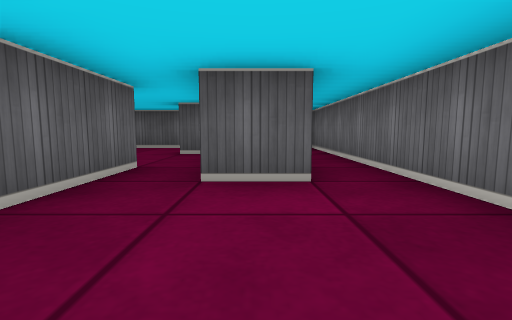
View 1 (above)

23 first-person views from a walk through a cub3D maze. The camera is about half as high as the walls, tilts 6° down and sees 85° across. The floor is counted in squares. Each view is taken from the middle of a square. On the plan, view 1 faces up. The plan holds only what a view shows up to about 9 squares ahead; the rest is blank.

View 2
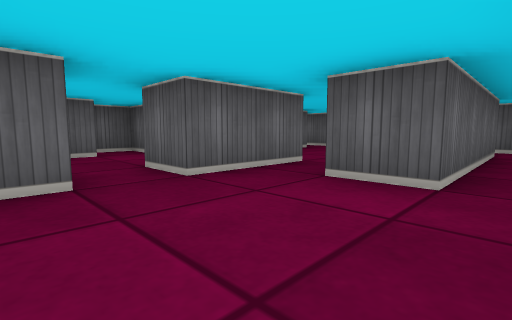

View 3
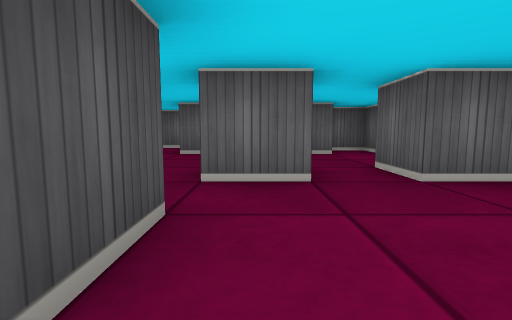

View 4
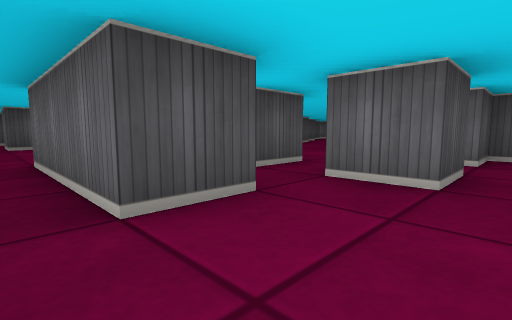

View 5
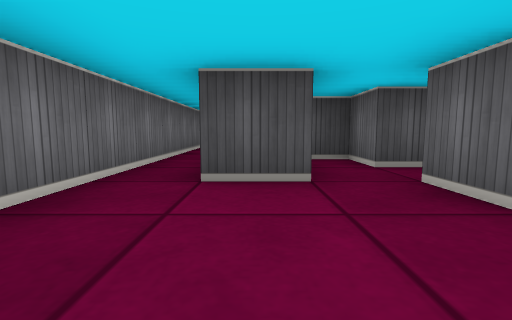

View 6
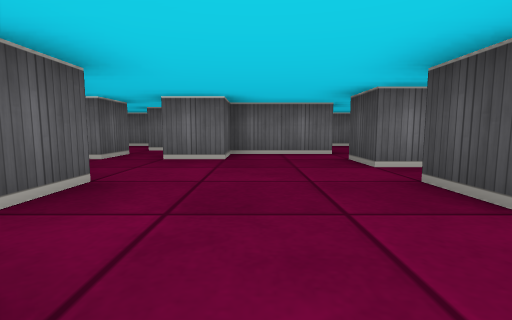

View 7
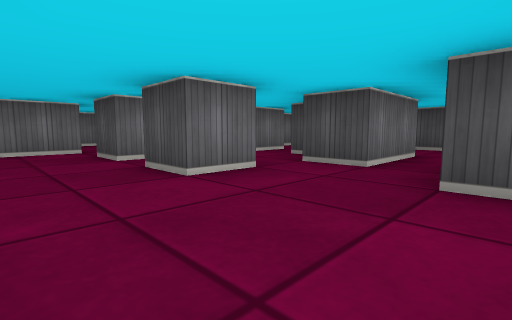

View 8
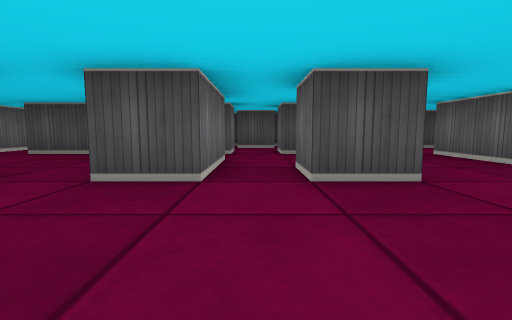

View 9
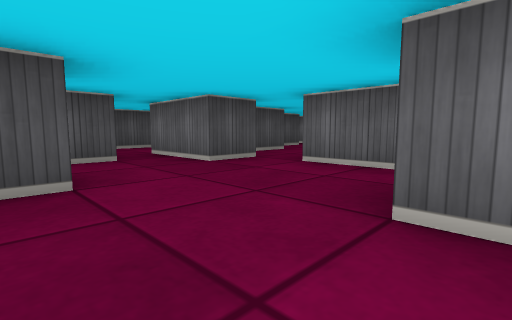

View 10
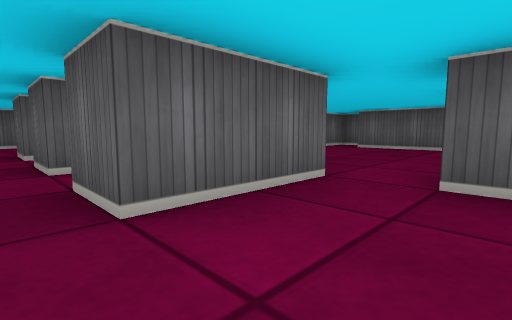

View 11
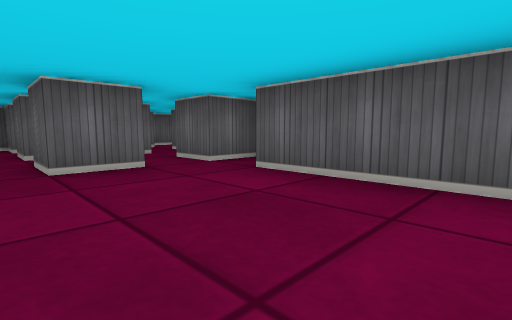

View 12
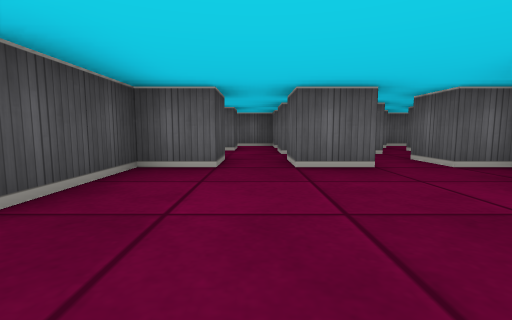

View 13
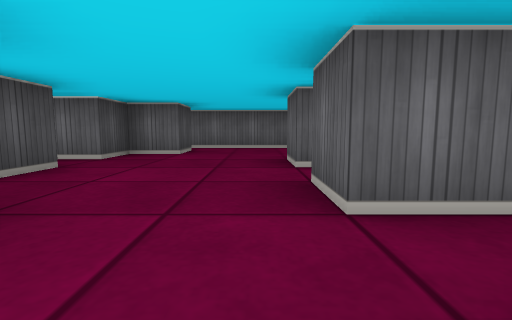

View 14
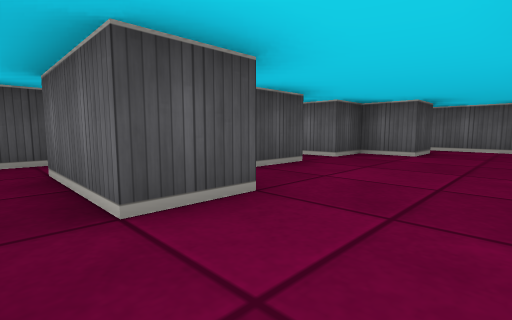

View 15
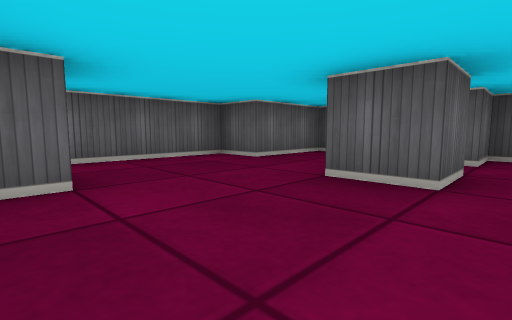

View 16
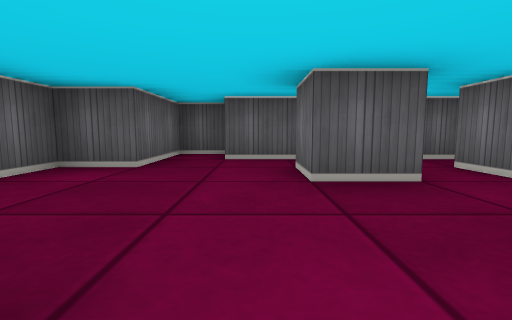

View 17
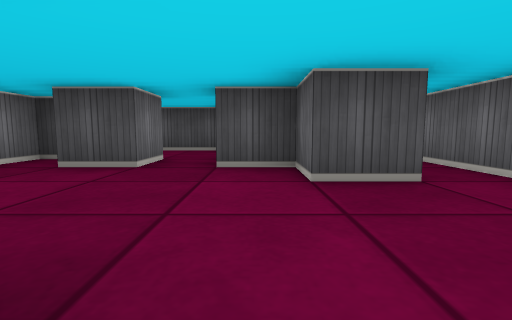

View 18
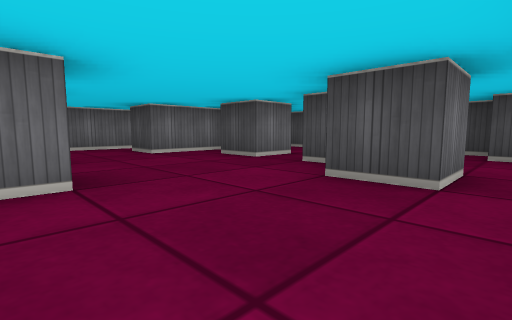

View 19
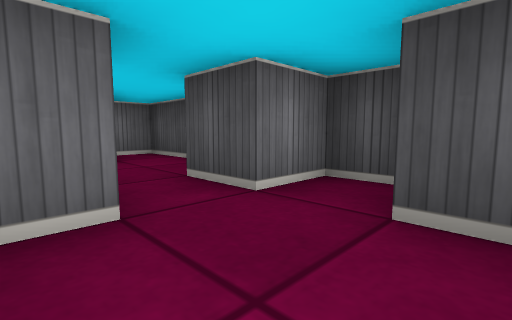

View 20
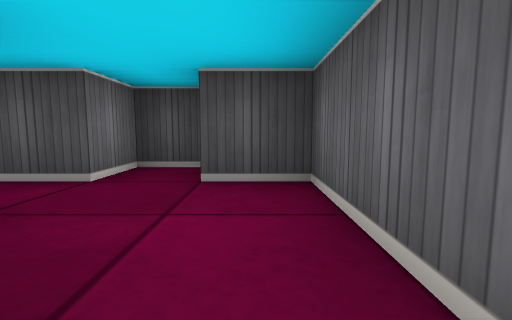

View 21
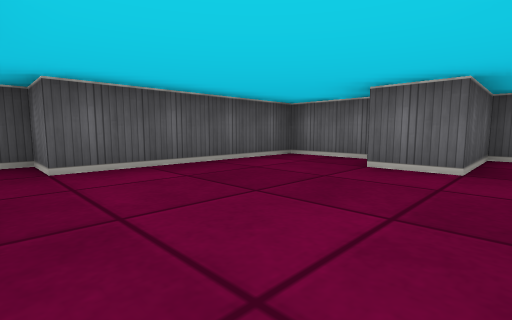

View 22
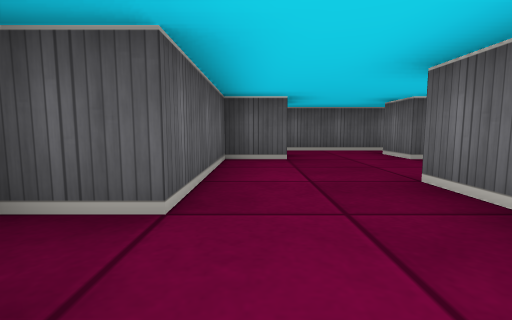

View 23
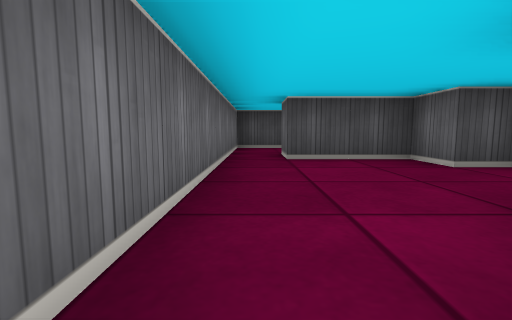

### Floor plan
Key: @ floor where view 1 was taken; # wall or solid block; . floor.
Columns run from 17 left of view 1 to 2 right of it. Each row starts with its distance up from view 1.
  8              #######
  7              ......#
  6             ##..##.#
  5 #           #....#.#
  4 #..#####    #....#.#
  3 ##..##.######..#.#.#
  2    #...... #...#...#
  1 ##.#.#.....##......#
  0 #.........####.#.@.#
 -1 #.#..#......#....#.#
 -2 ########..#....#.#.#
 -3 ##.....##......###.#
 -4 #...#.#.#.......#..#
 -5 #...........#.#....#
 -6 #........#....#....#
 -7 #.#....#.#.#..##...#
 -8 #.##.###...##.####.#
 -9 #....##..... ..   .#
-10 ##.#..####.. #.# ..#
-11  #######   ####  ###

Where each view was taken, in squares from view 1:
view 1: 0 up, 0 right, facing up
view 2: 0 up, 1 right, facing up-left
view 3: 0 up, 1 right, facing left
view 4: 1 up, 1 right, facing down-left
view 5: 2 up, 0 right, facing down
view 6: 3 down, 7 left, facing right
view 7: 3 down, 8 left, facing down-right
view 8: 2 down, 4 left, facing down
view 9: 2 down, 5 left, facing down-left
view 10: 5 down, 7 left, facing up-left
view 11: 0 up, 8 left, facing up-left
view 12: 0 up, 8 left, facing left
view 13: 5 down, 9 left, facing left
view 14: 5 down, 9 left, facing down-left
view 15: 7 down, 12 left, facing up-left
view 16: 7 down, 14 left, facing up
view 17: 4 down, 14 left, facing down
view 18: 4 down, 16 left, facing down-right
view 19: 8 down, 16 left, facing down-right
view 20: 7 down, 16 left, facing down
view 21: 1 down, 11 left, facing up-right
view 22: 1 up, 4 left, facing up
view 23: 3 down, 1 right, facing down
